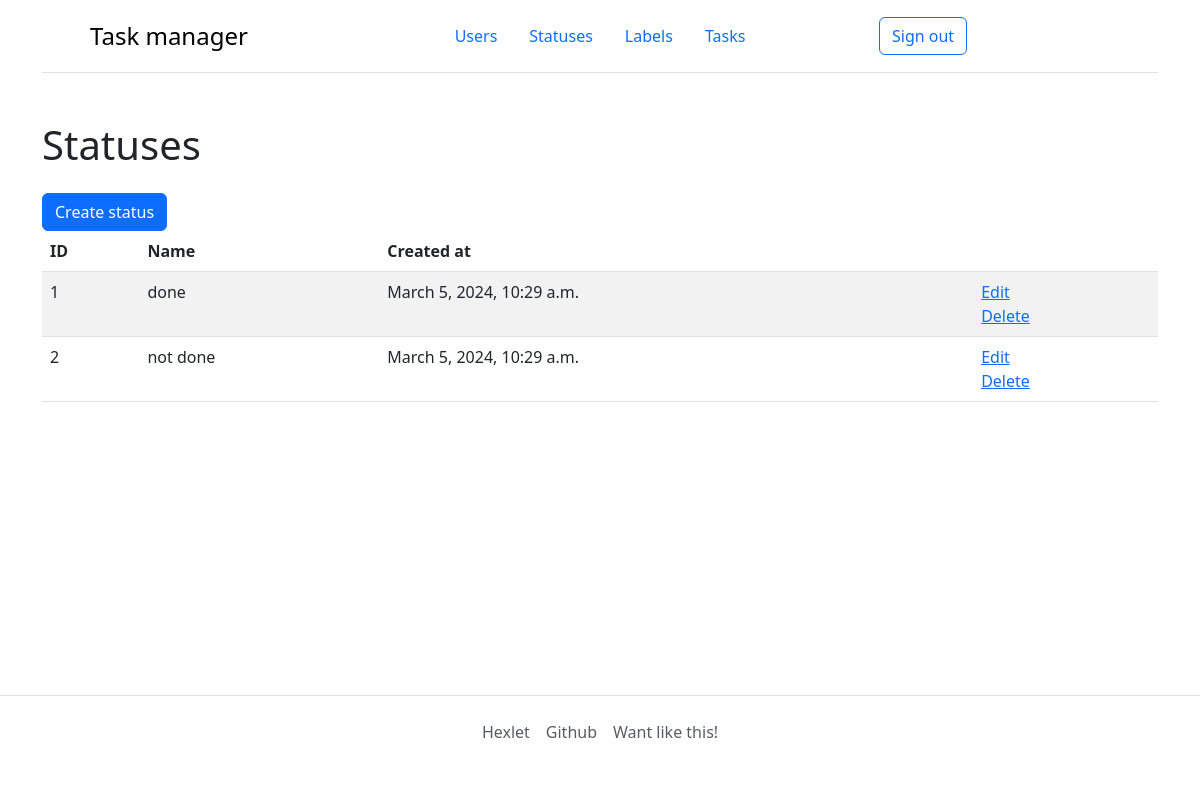
Screenshot of /statuses/ (signed in) with the database file from the repository.
### task_manager/statuses/models.py (models this page shows, shortened)
class Status(models.Model):
    name = models.CharField(max_length=255, unique=True)
    created_at = models.DateTimeField(auto_now_add=True)

### task_manager/statuses/views.py (the view)
# urls.py: path('', ListStatusView.as_view(), name='status_index'),
class ListStatusView(LoginRequiredMixin, ListView):
    model = Status
    context_object_name = 'statuses'
    template_name = 'status/index.html'

### task_manager/templates/status/index.html (shortened to what this page needs)
{% extends "basement.html" %}
{% load django_bootstrap5 i18n %}
{% block content %}
    <h1 class="my-4">{% trans 'Statuses' %}</h1>
    <form action="{% url 'status_create' %}">
    {% trans 'Create status' as button_name %}
    {% bootstrap_button button_type='submit' content=button_name %}
    </form>
    <table class="table table-striped">
        <thead>
            <tr>
                <th>ID</th>
                <th>{% trans "Name" %}</th>
                <th>{% trans "Created at" %}</th>
                <th></th>
            </tr>
        </thead>
        {% if statuses %}
        <tbody>
        {% for status in statuses %}
            <tr>
                <td>{{ status.pk }}</td>
                <td>{{ status.name }}</td>
                <td>{{ status.created_at }}</td>
                <td>
                    <a href="{% url 'status_update' status.pk %}">{% trans "Edit" %}</a>
                    <br>
                    <a href="{% url 'status_delete' status.pk %}">{% trans "Delete" %}</a>
                </td>
            </tr>
        {% endfor %}
        </tbody>
        {% endif %}
    </table>
{% endblock %}

### rows the page displays
Status: pk "1", name "done", created_at "March 5, 2024, 10:29 a.m."
Status: pk "2", name "not done", created_at "March 5, 2024, 10:29 a.m."

### other values shown
{{ title_ }} "Task manager"
